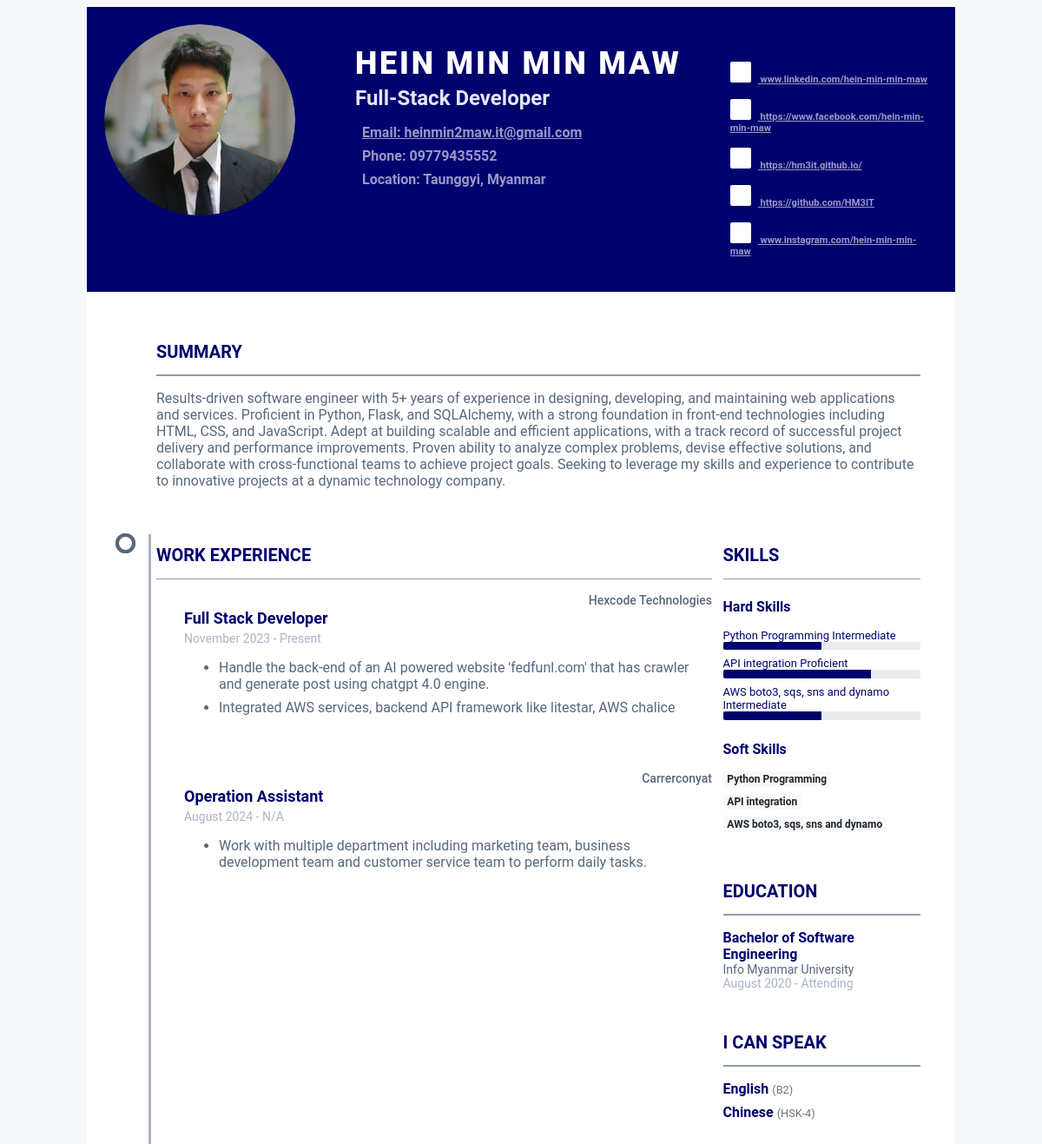
Screenshot of /auth/template-preview with the database file from the repository.
### tables.py (models this page shows)
class Resume(Base):
    __tablename__ = "resume"
    id: Mapped[str] = mapped_column(primary_key=True)
    template_id: Mapped[int] = mapped_column(ForeignKey("template.id"))
    address_id: Mapped[int] = mapped_column(ForeignKey("address.id"))
    user_id: Mapped[int] = mapped_column(ForeignKey("users.id"))
    username: Mapped[str] = mapped_column(String(40), nullable=False)
    profession: Mapped[str] = mapped_column(String(40), nullable=False)
    image_file_path:Mapped[str] = mapped_column(String(150), nullable=True)
    phone: Mapped[str] = mapped_column(String(40), nullable=False)
    email: Mapped[str] = mapped_column(String(40), nullable=False)
    summary: Mapped[str] = mapped_column(Text, nullable=False)
    template_theme : Mapped[str] = mapped_column(String(50),nullable=False)
    address: Mapped["Address"] = relationship(
        back_populates="resumes"
    )
    social_media: Mapped[List[SocialMedia]] = relationship(
        back_populates="resume", cascade="all, delete-orphan"
    )
    languages: Mapped[List[Language]] = relationship(
        back_populates="resume", cascade="all, delete-orphan"
    )
    work_experiences: Mapped[List[WorkExperience]] = relationship(
        back_populates="resume", cascade="all, delete-orphan"
    )
    educations: Mapped[List[Education]] = relationship(
        back_populates="resume", cascade="all, delete-orphan"
    )
    skills: Mapped[List[Skill]] = relationship(
        back_populates="resume", cascade="all, delete-orphan"
    )
    template: Mapped["Template"] = relationship("Template", back_populates="resumes")
    user: Mapped["User"] = relationship(back_populates="resumes")

class Address(Base):
    __tablename__ = "address"
    id: Mapped[str] = mapped_column(primary_key=True, default=lambda: str(uuid.uuid4()))
    city: Mapped[str] = mapped_column(String(40), nullable=False)
    country: Mapped[str] = mapped_column(String(40), nullable=False)
    __table_args__ = (
        UniqueConstraint('city', 'country', name='unique_city_country'),
    )
    resumes: Mapped[List["Resume"]] = relationship(
        back_populates="address"
    )

class SocialMedia(Base):
    __tablename__ = "social_media"
    id: Mapped[str] = mapped_column(primary_key=True, default=lambda: str(uuid.uuid4()))
    resume_id: Mapped[int] = mapped_column(ForeignKey("resume.id"))
    name: Mapped[SocialMediaPlatform] = mapped_column(Enum(SocialMediaPlatform, name="social_media_enum"))
    link:Mapped[str] = mapped_column(String(100), nullable=False)
    resume: Mapped["Resume"] = relationship(back_populates="social_media")

class WorkExperience(Base):
    __tablename__ = "work_experience"
    id: Mapped[str] = mapped_column(primary_key=True, default=lambda: str(uuid.uuid4()))
    resume_id: Mapped[int] = mapped_column(ForeignKey("resume.id"))
    company_name: Mapped[str] = mapped_column(String(40), nullable=False)
    position: Mapped[str] = mapped_column(String(40), nullable=False)
    location: Mapped[str] = mapped_column(String(150))
    start_date: Mapped[Date] = mapped_column(Date)
    end_date: Mapped[Date] = mapped_column(Date, nullable= True)
    is_working: Mapped[bool] = mapped_column(Boolean)
    achievement: Mapped[str] = mapped_column(nullable=True)
    resume: Mapped["Resume"] = relationship(back_populates="work_experiences")

class Skill(Base):
    __tablename__ = "skill"
    id: Mapped[str] = mapped_column(primary_key=True, default=lambda: str(uuid.uuid4()))
    resume_id: Mapped[int] = mapped_column(ForeignKey("resume.id"))
    name: Mapped[str] = mapped_column(String(30))
    proficiency: Mapped[Proficiency] = mapped_column(Enum(Proficiency, name="proficiency_enum"))
    resume: Mapped["Resume"] = relationship(back_populates="skills")

class Education(Base):
    __tablename__ = "education"
    id: Mapped[str] = mapped_column(primary_key=True, default=lambda: str(uuid.uuid4()))
    name: Mapped[str] = mapped_column(String(40), nullable=False)
    location: Mapped[str] = mapped_column(String(150))
    resume_id: Mapped[int] = mapped_column(ForeignKey("resume.id"))
    degree: Mapped[str] = mapped_column(String(40), nullable=False)
    start_date: Mapped[Date] = mapped_column(Date)
    end_date: Mapped[Date] = mapped_column(Date, nullable= True)
    is_studying: Mapped[bool] = mapped_column(Boolean)
    resume: Mapped["Resume"] = relationship(back_populates="educations")

class Language(Base):
    __tablename__ = "language"
    id: Mapped[str] = mapped_column(primary_key=True, default=lambda: str(uuid.uuid4()))
    resume_id: Mapped[int] = mapped_column(ForeignKey("resume.id"))
    name:Mapped[str] = mapped_column(String(100), nullable=False)
    fluent_level:Mapped[str] = mapped_column(String(100), nullable=False)
    resume: Mapped["Resume"] = relationship(back_populates="languages")

### app.py (the view)
@app.route("/auth/template-preview", methods=["GET"])
def render_template_preview():
    resume_id = "c64095dc-deab-4398-b44f-2f966df08d5a"
    with get_session() as session:
        resume:Resume = session.query(Resume).options(
            joinedload(Resume.work_experiences),
            joinedload(Resume.educations),
            joinedload(Resume.skills),
            joinedload(Resume.address),
            joinedload(Resume.template),
            joinedload(Resume.user),
            joinedload(Resume.languages),
            joinedload(Resume.social_media)
        ).first()
        template_file_path = resume.template.template_file_path
        return render_template(template_file_path, resume=resume)

### db.py (called while the page is built)
@contextmanager
def get_session(scope_func=None):
    session = scoped_session(Session, scopefunc=scope_func)
    try:
        yield session
        session.commit()
    except Exception:
        session.rollback()
        raise
    finally:
        session.remove()

### utils.py (called while the page is built)
def replace_newlines(text):
    formatted_text = re.sub(r'\n(.)', r'</li><li>\1', text)
    return f"<li>{formatted_text}</li>"

### templates/resume-templates/template1-661b3648-0a3e-4b15-b57b-5f95c65c187f.html (shortened to what this page needs)
<link id="theme-style" rel="stylesheet" href="{{url_for('static',filename='css/template1.css')}}">
<div class="resume-wrapper-inner mx-auto text-left bg-white ">
	<header class="resume-header pt-4 pt-md-0">
		<div class="media flex-column flex-md-row">
			{% if resume.image_file_path %}
			<div id="profile-div">
				<img id="pv-profile-img" src="{{ url_for('static', filename=resume.image_file_path) }}" alt="image"
					width="220" height="220">
			</div>
			{% endif %}
			<div class="media-body p-4 d-flex flex-column flex-md-row mx-auto mx-lg-0">
				<div class="primary-info">
					<h1 id="pv-username" class="name mt-0 mb-1 text-white text-uppercase text-uppercase">{{
						resume.username }}
					</h1>
					<div id="pv-profession" class="title mb-3">{{ resume.profession.title() }}</div>
					<ul class="list-unstyled">
						<li class="mb-2">
							<a
								href="mailto:{{resume.email }}">Email: <span id="pv-email">{{
									resume.email }} </span> </a>
						</li>
						<li class="mb-2"><a>Phone: <span id="pv-phone">{{
									resume.phone }}</span></a></li>
						<li class="mb-2"><a>Location:
								<span id="pv-city">{{ resume.address.city }}</span>, <span id="pv-country">{{
									resume.address.country }}</span></a>
						</li>
					</ul>
				</div>
				<div class="secondary-info ml-md-auto mt-2">
					<ul id="social-media-list" class="resume-social list-unstyled">
						{% if resume.social_media %}
						{% for social_media in resume.social_media %}
						{% set media_name = social_media['name'].value.lower() %}
						<li id="{{media_name}}-item" class="mb-3">
							<a href="{{ social_media['link'] }}">
								<span class="fa-container text-center mr-2">
								</span>
								{{ social_media["link"] }}
							</a>
						</li>
						{% endfor %}
						{% endif %}
					</ul>
				</div>
			</div>
		</div>
	</header>
	<div class="resume-body p-5">
		<section class="resume-section summary-section mb-5">
			<h2 class="resume-section-title text-uppercase font-weight-bold pb-3 mb-3">Summary</h2>
			<div class="resume-section-content">
				<p id="pv-summary" class="mb-0">{{resume.summary}} </p>
			</div>
		</section>
		<div class="row">
			<div class="col-lg-9">
				<section class="resume-section experience-section mb-5">
					<h2 class="resume-section-title text-uppercase font-weight-bold pb-3 mb-3">Work Experience
					</h2>
					<div class="resume-section-content">
						<div id="work-experience-parent" class="resume-timeline position-relative">
							{% for experience in resume.work_experiences %}
							<article class="resume-timeline-item position-relative pb-5">
								<div class="resume-timeline-item-header mb-2">
									<div class="d-flex flex-column flex-md-row">
										<h3 class="resume-position-title font-weight-bold mb-1">{{
											experience.position }}</h3>
										<div class="resume-company-name ml-auto">
											{{ experience.company_name }}</div>
									</div>
									<div class="resume-position-time">
										{% if experience.start_date %}{{ experience.start_date.strftime('%B %Y')
										}}{% endif %}
										-
										{% if experience.is_working %}
										Present
										{% else %}
										{% if experience.end_date %}{{ experience.end_date.strftime('%B %Y')
										}}{% else %}N/A{% endif %}
										{% endif %}
									</div>
								</div>
								<div class="resume-timeline-item-desc">
									<ul id="work-achievements">
										{{ experience.achievement | replace_newlines | safe }}
									</ul>
								</div>
							</article>
							{% endfor %}
						</div>
					</div>
				</section>
			</div>
			<div class="col-lg-3">
				<section class="resume-section skills-section mb-5">
					<h2 class="resume-section-title text-uppercase font-weight-bold pb-3 mb-3">Skills</h2>
					<div class="resume-section-content">
						<div class="resume-skill-item">
							<h4 class="resume-skills-cat font-weight-bold">Hard Skills</h4>
							<ul id="skill-list" class="list-unstyled mb-4">
								{% set proficiency_levels = {
								'BEGINNER': 25,
								'INTERMEDIATE': 50,
								'PROFICIENT': 75,
								'EXPERT': 100
								} %}
								{% for skill in resume.skills %}
								<li class="mb-2">
									<div class="resume-skill-name">{{ skill.name }} <span
											class="resume-skill-proficiency">{{ skill.proficiency.name.title()
											}}</span>
									</div>
									<div class="progress resume-progress">
										<div class="progress-bar" class="progress-bar theme-progress-bar-dark"
											role="progressbar"
											aria-valuenow="{{ proficiency_levels[skill.proficiency.name] }}"
											aria-valuemin="0" aria-valuemax="100">
										</div>
									</div>
								</li>
								{% endfor %}
							</ul>
						</div>
						<div class="resume-skill-item">
							<h4 class="resume-skills-cat font-weight-bold">Soft Skills</h4>
							<ul class="list-inline">
								{% for skill in resume.skills %}
								<li class="list-inline-item"><span class="badge badge-light">{{ skill.name
										}}</span></li>
								{% endfor %}
							</ul>
						</div>
					</div>
				</section>
				<section class="resume-section education-section mb-5">
					<h2 class="resume-section-title text-uppercase font-weight-bold pb-3 mb-3">Education</h2>
					<div class="resume-section-content">
						<ul id="education-list" class="list-unstyled">
							{% for education in resume.educations %}
							<li class="mb-2">
								<div class="resume-degree font-weight-bold">{{ education.degree }}</div>
								<div class="resume-degree-org">{{ education.name }}</div>
								<div class="resume-degree-time">
									{% if education.start_date %}{{
									education.start_date.strftime('%B %Y') }}{% endif %}
									-
									{% if education.is_studying %}
									Attending
									{% else %}
									{% if education.end_date %}{{ education.end_date.strftime('%B %Y') }}{% else
									%}N/A{% endif %}
									{% endif %}
								</div>
							</li>
							{% endfor %}
						</ul>
					</div>
				</section>
				{% if resume.languages|length > 0 %}
				<section class="resume-section language-section mb-5">
					<h2 class="resume-section-title text-uppercase font-weight-bold pb-3 mb-3">I Can Speak
					</h2>
					<div class="resume-section-content">
						<ul id="language-list" class="list-unstyled resume-lang-list">
							{% for language in resume.languages %}
							<li class="mb-2"><span class="resume-lang-name font-weight-bold">{{language["name"]}}</span>
								<small class="text-muted font-weight-normal">({{language["fluent_level"]}})</small>
							</li>
							{% endfor %}
						</ul>
					</div>
				</section>
				{% endif %}
			</div>
		</div>
	</div>
</div>

### rows the page displays
Resume: image_file_path (picture), username "HEIN MIN MIN MAW", profession "Full-Stack Developer", email "heinmin2maw.it@gmail.com", phone "09779435552", summary "Results-driven software engineer with 5+ years of experience in designing, developing, and maintaining web applications and services. Proficient in Python, Flask, and SQLAlchemy, with a strong foundation in front-end technologies including HTML, CSS, and JavaScript. Adept at building scalable and efficient applications, with a track record of successful project delivery and performance improvements. Proven ability to analyze complex problems, devise effective solutions, and collaborate with cross-functional teams to achieve project goals. Seeking to leverage my skills and experience to contribute to innovative projects at a dynamic technology company."
Address: address.city "Taunggyi", address.country "Myanmar"
SocialMedia: link "www.linkedin.com/hein-min-min-maw"
SocialMedia: link "https://www.facebook.com/hein-min-min-maw"
SocialMedia: link "https://hm3it.github.io/"
SocialMedia: link "https://github.com/HM3IT"
SocialMedia: link "www.instagram.com/hein-min-min-maw"
WorkExperience: position "Full Stack Developer", company_name "Hexcode Technologies", start_date "November 2023", is_working "Present", achievement "Handle the back-end of an AI powered website 'fedfunl.com' that has crawler and generate post using chatgpt 4.0 engine. Integrated AWS services, backend API framework like litestar, AWS chalice"
WorkExperience: position "Operation Assistant", company_name "Carrerconyat", start_date "August 2024", is_working "N/A", achievement "Work with multiple department including marketing team, business development team and customer service team to perform daily tasks."
Skill: name "Python Programming", proficiency.name "Intermediate"
Skill: name "API integration", proficiency.name "Proficient"
Skill: name "AWS boto3, sqs, sns and dynamo", proficiency.name "Intermediate"
Education: degree "Bachelor of Software Engineering", name "Info Myanmar University", start_date "August 2020", is_studying "Attending"
Language: name "English", fluent_level "B2"
Language: name "Chinese", fluent_level "HSK-4"
